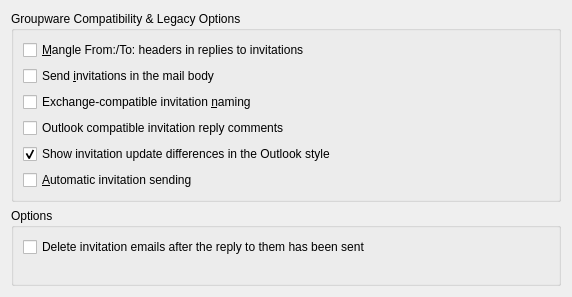
<?xml version="1.0" encoding="UTF-8"?>
<ui version="4.0">
 <class>InvitationSettings</class>
 <widget class="QWidget" name="InvitationSettings">
  <property name="geometry">
   <rect>
    <x>0</x>
    <y>0</y>
    <width>572</width>
    <height>297</height>
   </rect>
  </property>
  <layout class="QVBoxLayout" name="verticalLayout_2">
   <item>
    <widget class="QGroupBox" name="groupBox_2">
     <property name="title">
      <string>Groupware Compatibility &amp;&amp; Legacy Options</string>
     </property>
     <layout class="QVBoxLayout" name="verticalLayout">
      <item>
       <widget class="QCheckBox" name="mLegacyMangleFromTo">
        <property name="toolTip">
         <string>Turn this option on in order to make Outlook(tm) understand your answers to invitation replies</string>
        </property>
        <property name="text">
         <string>&amp;Mangle From:/To: headers in replies to invitations</string>
        </property>
       </widget>
      </item>
      <item>
       <widget class="QCheckBox" name="mLegacyBodyInvites">
        <property name="toolTip">
         <string>Turn this option on in order to make Outlook(tm) understand your answers to invitations</string>
        </property>
        <property name="text">
         <string>Send &amp;invitations in the mail body</string>
        </property>
       </widget>
      </item>
      <item>
       <widget class="QCheckBox" name="mExchangeCompatibleInvitations">
        <property name="toolTip">
         <string>Microsoft Outlook, when used in combination with a Microsoft Exchange server,
has a problem understanding standards-compliant groupware email.
Turn this option on to send groupware invitations in a way that Microsoft Exchange understands.</string>
        </property>
        <property name="text">
         <string>Exchange-compatible invitation &amp;naming</string>
        </property>
       </widget>
      </item>
      <item>
       <widget class="QCheckBox" name="mOutlookCompatibleInvitationComments">
        <property name="toolTip">
         <string>Send invitation reply comments in a way that Microsoft Outlook(tm) understands.</string>
        </property>
        <property name="text">
         <string>Outlook compatible invitation reply comments</string>
        </property>
       </widget>
      </item>
      <item>
       <widget class="QCheckBox" name="mOutlookCompatibleInvitationComparisons">
        <property name="toolTip">
         <string>Display invitation update differences in the Microsoft Outlook(tm) style.</string>
        </property>
        <property name="whatsThis">
         <string>When viewing invitation updates, show the differences in the Microsoft Outlook style.</string>
        </property>
        <property name="text">
         <string>Show invitation update differences in the Outlook style</string>
        </property>
        <property name="checked">
         <bool>true</bool>
        </property>
       </widget>
      </item>
      <item>
       <widget class="QCheckBox" name="mAutomaticSending">
        <property name="toolTip">
         <string>When this is on, the user will not see the mail composer window. Invitation mails are sent automatically.</string>
        </property>
        <property name="text">
         <string>&amp;Automatic invitation sending</string>
        </property>
       </widget>
      </item>
     </layout>
    </widget>
   </item>
   <item>
    <widget class="QGroupBox" name="groupBox_3">
     <property name="title">
      <string>Options</string>
     </property>
     <layout class="QGridLayout" name="gridLayout">
      <item row="0" column="0">
       <widget class="QCheckBox" name="mDeleteInvitations">
        <property name="text">
         <string>Delete invitation emails after the reply to them has been sent</string>
        </property>
       </widget>
      </item>
      <item row="1" column="0">
       <spacer name="verticalSpacer">
        <property name="orientation">
         <enum>Qt::Vertical</enum>
        </property>
        <property name="sizeHint" stdset="0">
         <size>
          <width>20</width>
          <height>40</height>
         </size>
        </property>
       </spacer>
      </item>
     </layout>
    </widget>
   </item>
  </layout>
 </widget>
 <resources/>
 <connections/>
</ui>
